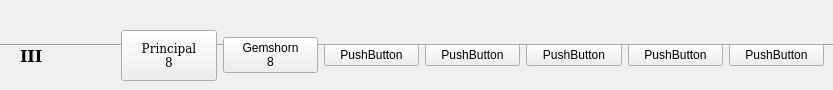
           <widget class="QFrame" name="frame_2">
            <property name="frameShape">
             <enum>QFrame::HLine</enum>
            </property>
            <property name="frameShadow">
             <enum>QFrame::Sunken</enum>
            </property>
            <widget class="QWidget" name="layoutWidget_2">
             <property name="geometry">
              <rect>
               <x>20</x>
               <y>30</y>
               <width>804</width>
               <height>51</height>
              </rect>
             </property>
             <layout class="QHBoxLayout" name="horizontalLayout_5">
              <item>
               <widget class="QLabel" name="label_6">
                <property name="font">
                 <font>
                  <family>DejaVu Serif</family>
                  <pointsize>12</pointsize>
                  <weight>75</weight>
                  <bold>true</bold>
                 </font>
                </property>
                <property name="text">
                 <string>III</string>
                </property>
               </widget>
              </item>
              <item>
               <widget class="QPushButton" name="pushButton_20">
                <property name="sizePolicy">
                 <sizepolicy hsizetype="Preferred" vsizetype="Preferred">
                  <horstretch>0</horstretch>
                  <verstretch>0</verstretch>
                 </sizepolicy>
                </property>
                <property name="font">
                 <font>
                  <family>DejaVu Serif</family>
                 </font>
                </property>
                <property name="text">
                 <string>Principal
8</string>
                </property>
                <property name="checkable">
                 <bool>true</bool>
                </property>
                <property name="flat">
                 <bool>false</bool>
                </property>
               </widget>
              </item>
              <item>
               <widget class="QPushButton" name="pushButton_21">
                <property name="text">
                 <string>Gemshorn
8</string>
                </property>
               </widget>
              </item>
              <item>
               <widget class="QPushButton" name="pushButton_22">
                <property name="text">
                 <string>PushButton</string>
                </property>
               </widget>
              </item>
              <item>
               <widget class="QPushButton" name="pushButton_23">
                <property name="text">
                 <string>PushButton</string>
                </property>
               </widget>
              </item>
              <item>
               <widget class="QPushButton" name="pushButton_24">
                <property name="text">
                 <string>PushButton</string>
                </property>
               </widget>
              </item>
              <item>
               <widget class="QPushButton" name="pushButton_25">
                <property name="text">
                 <string>PushButton</string>
                </property>
               </widget>
              </item>
              <item>
               <widget class="QPushButton" name="pushButton_26">
                <property name="text">
                 <string>PushButton</string>
                </property>
               </widget>
              </item>
             </layout>
            </widget>
           </widget>
